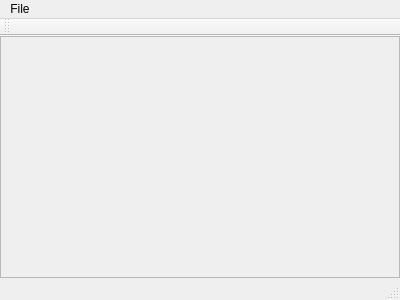
<?xml version="1.0" encoding="UTF-8"?>
<ui version="4.0">
 <class>IgnisMain</class>
 <widget class="QMainWindow" name="IgnisMain">
  <property name="geometry">
   <rect>
    <x>0</x>
    <y>0</y>
    <width>400</width>
    <height>300</height>
   </rect>
  </property>
  <property name="windowTitle">
   <string>IgnisMain</string>
  </property>
  <widget class="QWidget" name="centralWidget">
   <layout class="QVBoxLayout" name="verticalLayout">
    <property name="spacing">
     <number>0</number>
    </property>
    <property name="leftMargin">
     <number>0</number>
    </property>
    <property name="topMargin">
     <number>0</number>
    </property>
    <property name="rightMargin">
     <number>0</number>
    </property>
    <property name="bottomMargin">
     <number>0</number>
    </property>
    <item>
     <widget class="QScrollArea" name="scrollArea">
      <property name="autoFillBackground">
       <bool>true</bool>
      </property>
      <property name="widgetResizable">
       <bool>true</bool>
      </property>
      <widget class="QWidget" name="scrollAreaWidgetContents">
       <property name="geometry">
        <rect>
         <x>0</x>
         <y>0</y>
         <width>398</width>
         <height>238</height>
        </rect>
       </property>
      </widget>
     </widget>
    </item>
   </layout>
  </widget>
  <widget class="QMenuBar" name="menuBar">
   <property name="geometry">
    <rect>
     <x>0</x>
     <y>0</y>
     <width>400</width>
     <height>25</height>
    </rect>
   </property>
   <widget class="QMenu" name="menuFile">
    <property name="title">
     <string>File</string>
    </property>
    <addaction name="actionNew_Project"/>
    <addaction name="actionLoad_Project"/>
    <addaction name="actionExit_Project"/>
    <addaction name="separator"/>
    <addaction name="actionExit_Ignis_Studio"/>
   </widget>
   <addaction name="menuFile"/>
  </widget>
  <widget class="QToolBar" name="mainToolBar">
   <attribute name="toolBarArea">
    <enum>TopToolBarArea</enum>
   </attribute>
   <attribute name="toolBarBreak">
    <bool>false</bool>
   </attribute>
  </widget>
  <widget class="QStatusBar" name="statusBar"/>
  <action name="actionNew_Project">
   <property name="text">
    <string>New Project</string>
   </property>
  </action>
  <action name="actionLoad_Project">
   <property name="text">
    <string>Load Project</string>
   </property>
  </action>
  <action name="actionExit_Project">
   <property name="text">
    <string>Exit Project</string>
   </property>
  </action>
  <action name="actionExit_Ignis_Studio">
   <property name="text">
    <string>Exit Ignis Studio</string>
   </property>
  </action>
 </widget>
 <layoutdefault spacing="6" margin="11"/>
 <resources/>
 <connections/>
</ui>
